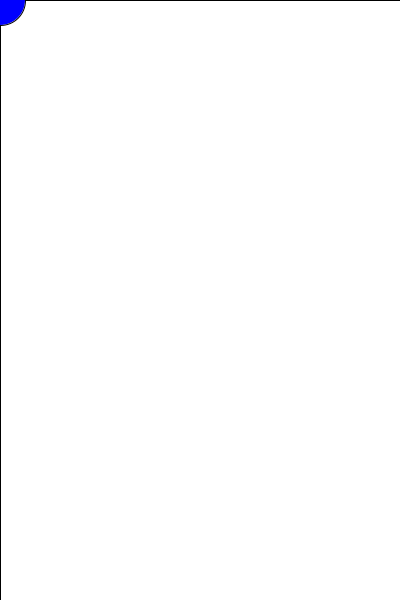
Frame 1 (no input)
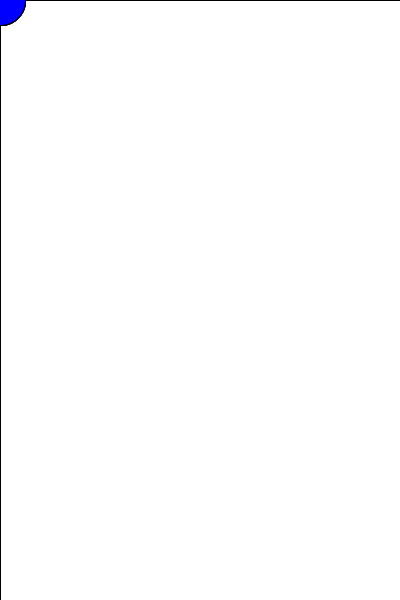
Frame 60 (the mouse pressed at the canvas centre just before this capture)
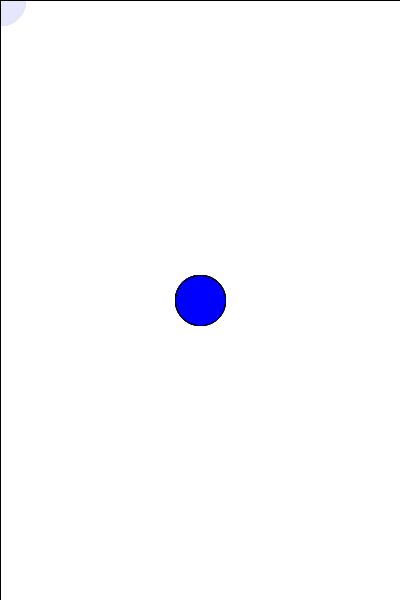
Frame 120 (the mouse held since frame 60 and released just before this capture)

The Processing sketch that drew these frames (run headless with seeded random() and noise(); from frame 60 on, the mouse is pressed at the canvas centre):

// Processing sketch: processing_48412
// ── processing_48412.pde


void setup ()
{
  size ( 400, 600) ;
  background ( 255, 255, 255) ;
  smooth () ;
}

void draw ()
{
  fill ( 255, 255, 255, 10) ;
  rect ( 0, 0, width, height) ;

  fill ( 0, 0, 255) ;
  if ( mouseY > height/2) 
  {
    fill ( 255, 0, 0);
  }
  ellipse ( mouseX, mouseY, 50, 50 ) ;
  
}

void mousePressed ()
{
  fill ( random(255), random(255), random(255));
}

void keyPressed ()
{
  background( random(255), random(255), random(255));
}
